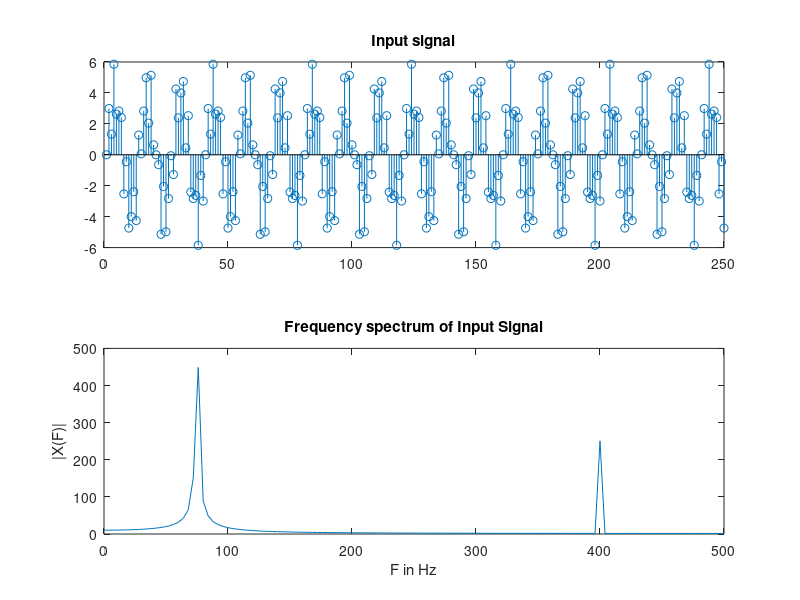
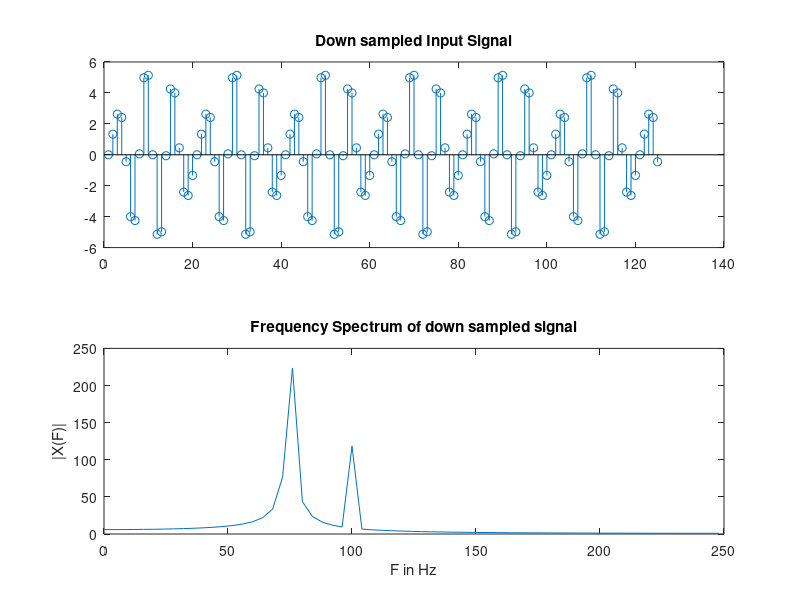
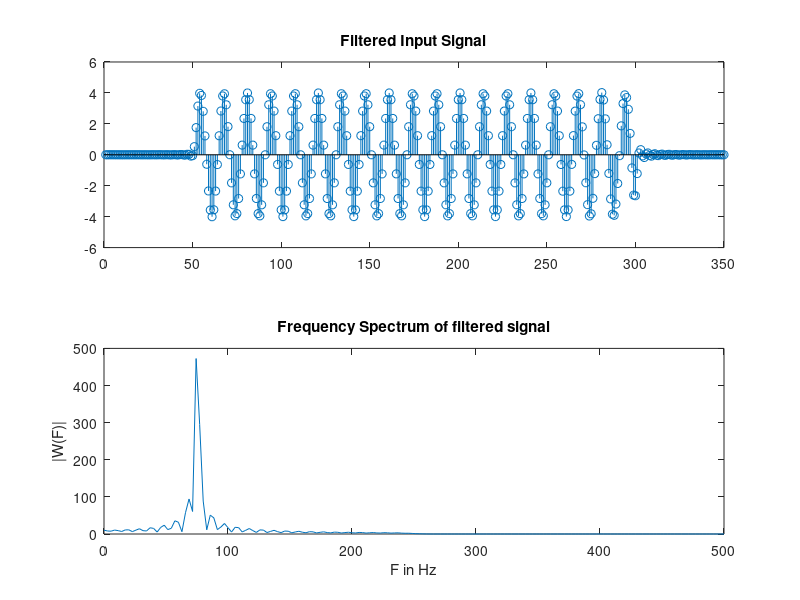
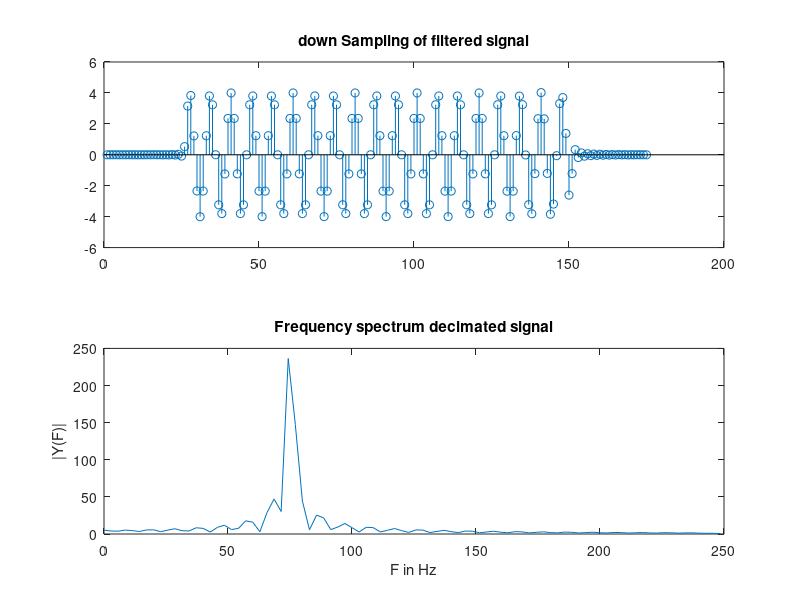

The MATLAB source for these figures, in order:
clc;
close all;
clear all;

N=250;
M=2;
Fs=1000;
F1=400;
F2=75;
Fy=Fs/M;
n=0:N-1;

x=2*sin(2*pi*F1*n/Fs)+4*sin(2*pi*F2*n/Fs);
subplot(2,1,1)
stem(x);
title('Input signal');

X=fft(x);
k=0:(N)/2;
Fk=k*Fs/N;
X=X(1:length(Fk));
subplot(2,1,2)
plot(Fk,abs(X));
title('Frequency spectrum of Input Signal');
xlabel('F in Hz');
ylabel('|X(F)|');

y=x([1:M:length(x)]);
figure,
subplot(2,1,1);
stem(y);
title('Down sampled Input Signal');
Y=fft(y);
k1=0:(length(Y))/2;
Fk1=k1*Fs/(M*length(Y));
Y=Y(1:length(Fk1));
subplot(2,1,2);
plot(Fk1,abs(Y));
title('Frequency Spectrum of down sampled signal');
xlabel('F in Hz');
ylabel('|X(F)|');

B=fir1(100,0.5);
z=conv(B,x);
Z=fft(z);
k2=0:(length(Z))/2;
Fk2=k2*Fs/(length(Z));
Z=Z(1:length(Fk2));
figure,
subplot(2,1,1);
stem(z);
title('Filtered Input Signal');
subplot(2,1,2);
plot(Fk2,abs(Z));
title('Frequency Spectrum of filtered signal');
xlabel('F in Hz');
ylabel('|W(F)|');
u=z([1:M:length(z)]);
U=fft(u);
k3=0:(length(U)-1)/2;
Fk3=k3*Fs/(M*length(U));
U=U(1:length(Fk3));
figure,
subplot(2,1,1);
stem(u);
title('down Sampling of filtered signal');
subplot(2,1,2);
plot(Fk3,abs(U));
title('Frequency spectrum decimated signal');
xlabel('F in Hz');
ylabel('|Y(F)|');
figure;
freqz(B,1,256,1000);